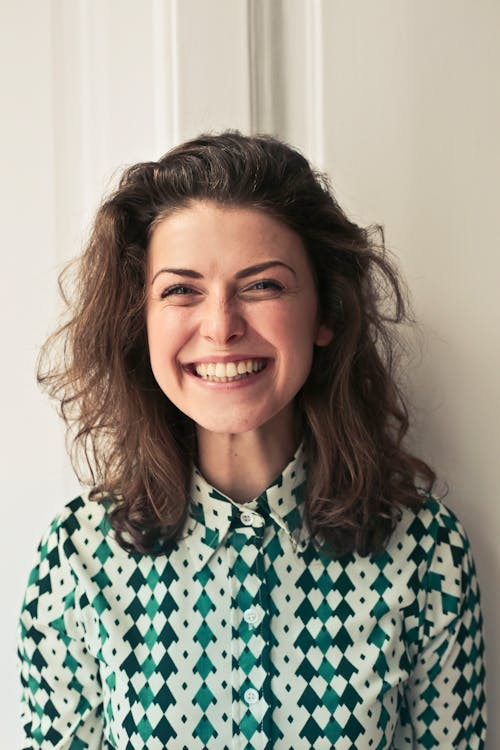
#> input picture person.jpeg, 500 x 750 px
$ python convolution.py
#> lines starting #> are read from the running program, lines starting #| are printed output that depends on the picture
# https://www.youtube.com/watch?v=swguqT77ZLE&list=PL8ZSveYn9kVT0DcOXQKcnuhLlCZeG3a-k

import cv2
import numpy as np
import matplotlib.pyplot as plt

np.random.seed(42)

img = cv2.imread('person.jpeg')
#> img is the input picture: shape (750, 500, 3); mean B, G, R 137, 148.8, 152.9
# print(img.shape)
img = cv2.resize(img,(200,200))
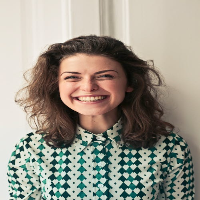
#> img: shape (200, 200, 3); mean B, G, R 136.9, 148.8, 152.8
# print(img.shape)

# Convert color to grayscale
img_gray = cv2.cvtColor(img, cv2.COLOR_BGR2GRAY)/255
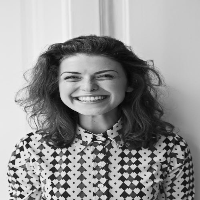
#> img_gray: shape (200, 200) float64; min 0.0157, max 0.969, mean 0.583
# print(img_gray.shape)

class Conv2d:
    def __init__(self, input, numOfKernel=8, kernel_size=3, padding=0, stride=1):
        # self.input = input
        self.input = np.pad(input, ((padding,padding),(padding,padding)),'constant')
        self.stride = stride
        # Random kernel value
        self.kernel = np.random.randn(numOfKernel, kernel_size, kernel_size)
        print(self.kernel.shape)
        # Initialize the result matrix
        # There is a number of kernels, we need to update something
        self.result = np.zeros(
                                (
                                    int((self.input.shape[0] - kernel_size)/stride) + 1,
                                    int((self.input.shape[1] - kernel_size)/stride) + 1,
                                    self.kernel.shape[0]
                                )
                            )

    # for row in range(0, height-kernel_size + 1):
    #     for col in range(0, width-kernel_size + 1):
    #         # roi: region of interesting
    #         result[row,col] = np.sum(input[row: row + kernel_size, col:col + kernel_size] * kernel)

    # Refactor code
    def getROI(self):
        kernel_size = self.kernel.shape[1]
        for row in range(0, int((self.input.shape[0]-kernel_size)/self.stride) + 1):
            for col in range(0, int((self.input.shape[1]-kernel_size)/self.stride) + 1):
                roi = self.input[row * self.stride: row * self.stride + kernel_size,
                                 col* self.stride: col* self.stride + kernel_size]
                # Cannot use return, it will end the function
                # return row, col, roi
                yield row, col, roi

    def operate(self):
        # Loop through the number of kernels
        for layer in range(self.kernel.shape[0]):
            for row, col, roi in self.getROI( ):
                # image shape format: (width, height, layer_size)
                self.result[row,col, layer] = np.sum(roi * self.kernel[layer, :, :])
        return self.result

class Relu:
    def __init__(self, input):
        self.input = input
        # width, height, shape
        self.result = np.zeros((self.input.shape[0], self.input.shape[1], self.input.shape[2]))

    def operate(self):
        # Loop through the number of kernels
        for layer in range(self.input.shape[2]):
            for row in range(self.input.shape[0]):
                for col in range(self.input.shape[1]):
                    # relu formula
                    self.result[row,col,layer] = 0 if self.input[row,col, layer]  < 0 else self.input[row,col, layer]
        return self.result

class LeakyRelu:
    def __init__(self, input):
        self.input = input
        # width, height, shape
        self.result = np.zeros((self.input.shape[0], self.input.shape[1], self.input.shape[2]))

    def operate(self):
        # Loop through the number of kernels
        for layer in range(self.input.shape[2]):
            for row in range(self.input.shape[0]):
                for col in range(self.input.shape[1]):
                    # relu formula
                    self.result[row,col,layer] = 0.1 * self.input[row,col, layer] if self.input[row,col, layer]  < 0 else self.input[row,col, layer]
        return self.result

# [38 lines of commented-out code are left out]


class MaxPooling:
    def __init__(self, input, poolingSize=2):
        self.input = input
        self.poolingSize = poolingSize
        self.result = np.zeros(
           ( int(self.input.shape[0]/poolingSize),
            int(self.input.shape[1]/poolingSize),
            self.input.shape[2])
        )

    def operate(self):
        for layer in range(self.input.shape[2]):
            for row in range(int(self.input.shape[0]/self.poolingSize)):
                for col in range(int(self.input.shape[1]/self.poolingSize)):
                    # max pooling formula
                    self.result[row,col,layer] = np.max(self.input[row * self.poolingSize: row*self.poolingSize + self.poolingSize,
                                                            col*self.poolingSize: col*self.poolingSize + self.poolingSize,
                                                            layer
                                                            ])

        return self.result

conv2d = Conv2d(img_gray, numOfKernel=16, kernel_size=3, padding=0, stride=1)
img_gray_conv2d = conv2d.operate()
img_gray_conv2d_relu = Relu(img_gray_conv2d).operate()
img_gray_conv2d_leakyrelu = LeakyRelu(img_gray_conv2d).operate()
img_gray_conv2d_leakyrelu_maxpooling = MaxPooling(img_gray_conv2d_leakyrelu).operate()


for i in range(16):
    plt.subplot(4, 4, i + 1)
    plt.imshow(img_gray_conv2d_leakyrelu_maxpooling[:, :, i], cmap='gray')
    plt.axis('off')
plt.savefig('img_gray_conv2d_leakyrelu_maxpooling.jpg')
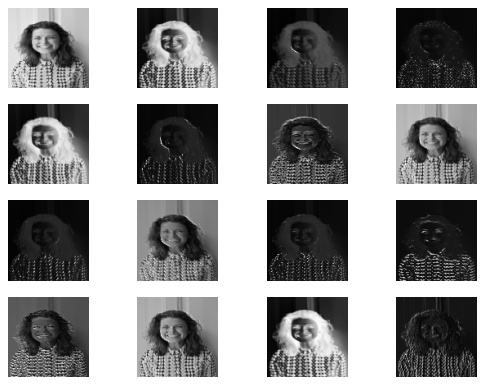
#> figure drawn by matplotlib, 16 panels
plt.show()
